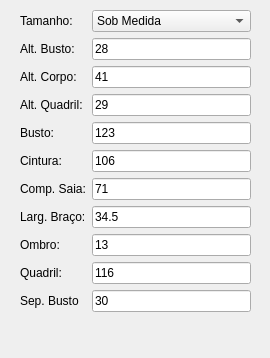
<?xml version="1.0" encoding="UTF-8"?>
<ui version="4.0">
 <class>Form</class>
 <widget class="QWidget" name="Form">
  <property name="geometry">
   <rect>
    <x>0</x>
    <y>0</y>
    <width>270</width>
    <height>358</height>
   </rect>
  </property>
  <property name="minimumSize">
   <size>
    <width>270</width>
    <height>358</height>
   </size>
  </property>
  <property name="windowTitle">
   <string>Form</string>
  </property>
  <widget class="QWidget" name="layoutWidget">
   <property name="geometry">
    <rect>
     <x>20</x>
     <y>10</y>
     <width>231</width>
     <height>332</height>
    </rect>
   </property>
   <layout class="QFormLayout" name="formLayout">
    <item row="0" column="0">
     <widget class="QLabel" name="label_6">
      <property name="text">
       <string>Tamanho:</string>
      </property>
     </widget>
    </item>
    <item row="0" column="1">
     <widget class="QComboBox" name="Tamanho">
      <property name="minimumSize">
       <size>
        <width>0</width>
        <height>0</height>
       </size>
      </property>
      <item>
       <property name="text">
        <string>Sob Medida</string>
       </property>
      </item>
      <item>
       <property name="text">
        <string>36</string>
       </property>
      </item>
      <item>
       <property name="text">
        <string>38</string>
       </property>
      </item>
      <item>
       <property name="text">
        <string>40</string>
       </property>
      </item>
      <item>
       <property name="text">
        <string>42</string>
       </property>
      </item>
      <item>
       <property name="text">
        <string>44</string>
       </property>
      </item>
      <item>
       <property name="text">
        <string>46</string>
       </property>
      </item>
      <item>
       <property name="text">
        <string>48</string>
       </property>
      </item>
      <item>
       <property name="text">
        <string>50</string>
       </property>
      </item>
      <item>
       <property name="text">
        <string>52</string>
       </property>
      </item>
      <item>
       <property name="text">
        <string>54</string>
       </property>
      </item>
      <item>
       <property name="text">
        <string>56</string>
       </property>
      </item>
      <item>
       <property name="text">
        <string>58</string>
       </property>
      </item>
      <item>
       <property name="text">
        <string>60</string>
       </property>
      </item>
      <item>
       <property name="text">
        <string>62</string>
       </property>
      </item>
     </widget>
    </item>
    <item row="1" column="0">
     <widget class="QLabel" name="label_5">
      <property name="text">
       <string>Alt. Busto:</string>
      </property>
     </widget>
    </item>
    <item row="1" column="1">
     <widget class="QLineEdit" name="AltBusto">
      <property name="text">
       <string>28</string>
      </property>
     </widget>
    </item>
    <item row="2" column="0">
     <widget class="QLabel" name="label">
      <property name="text">
       <string>Alt. Corpo:</string>
      </property>
     </widget>
    </item>
    <item row="2" column="1">
     <widget class="QLineEdit" name="AltCorpo">
      <property name="text">
       <string>41</string>
      </property>
     </widget>
    </item>
    <item row="3" column="0">
     <widget class="QLabel" name="label_3">
      <property name="text">
       <string>Alt. Quadril:</string>
      </property>
     </widget>
    </item>
    <item row="3" column="1">
     <widget class="QLineEdit" name="AltQuadril">
      <property name="text">
       <string>29</string>
      </property>
     </widget>
    </item>
    <item row="4" column="0">
     <widget class="QLabel" name="label">
      <property name="text">
       <string>Busto:</string>
      </property>
     </widget>
    </item>
    <item row="4" column="1">
     <widget class="QLineEdit" name="Busto">
      <property name="text">
       <string>123</string>
      </property>
     </widget>
    </item>
    <item row="5" column="0">
     <widget class="QLabel" name="label">
      <property name="text">
       <string>Cintura:</string>
      </property>
     </widget>
    </item>
    <item row="5" column="1">
     <widget class="QLineEdit" name="Cintura">
      <property name="text">
       <string>106</string>
      </property>
     </widget>
    </item>
    <item row="7" column="0">
     <widget class="QLabel" name="label">
      <property name="text">
       <string>Larg. Braço:</string>
      </property>
     </widget>
    </item>
    <item row="7" column="1">
     <widget class="QLineEdit" name="LargBraco">
      <property name="text">
       <string>34.5</string>
      </property>
     </widget>
    </item>
    <item row="8" column="0">
     <widget class="QLabel" name="label_2">
      <property name="text">
       <string>Ombro:</string>
      </property>
     </widget>
    </item>
    <item row="8" column="1">
     <widget class="QLineEdit" name="Ombro">
      <property name="text">
       <string>13</string>
      </property>
     </widget>
    </item>
    <item row="9" column="0">
     <widget class="QLabel" name="label">
      <property name="text">
       <string>Quadril:</string>
      </property>
     </widget>
    </item>
    <item row="9" column="1">
     <widget class="QLineEdit" name="Quadril">
      <property name="text">
       <string>116</string>
      </property>
     </widget>
    </item>
    <item row="10" column="0">
     <widget class="QLabel" name="label_4">
      <property name="text">
       <string>Sep. Busto</string>
      </property>
     </widget>
    </item>
    <item row="10" column="1">
     <widget class="QLineEdit" name="SepBusto">
      <property name="text">
       <string>30</string>
      </property>
     </widget>
    </item>
    <item row="6" column="0">
     <widget class="QLabel" name="label_7">
      <property name="text">
       <string>Comp. Saia:</string>
      </property>
     </widget>
    </item>
    <item row="6" column="1">
     <widget class="QLineEdit" name="CompSaia">
      <property name="text">
       <string>71</string>
      </property>
     </widget>
    </item>
   </layout>
  </widget>
 </widget>
 <resources/>
 <connections/>
</ui>
